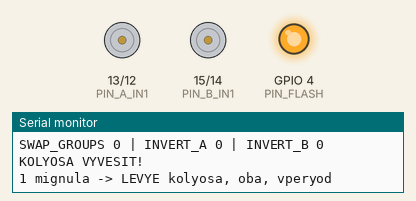
Simulated run of this sketch. Board: ESP32. Shown: motor-driver pin pairs drawn as motors (green arrow = first pin HIGH = forward, orange = second pin HIGH = backward, longer = more drive), output pins drawn as LEDs (lit = HIGH), the last lines printed to the serial monitor.

Above: at 2.58 s.
At 4.1 s:
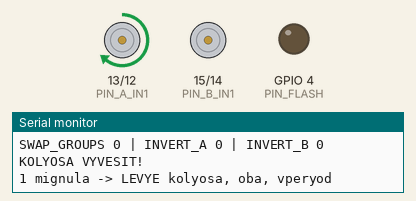
At 8.9 s:
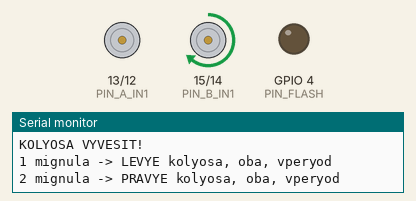
At 12.7 s:
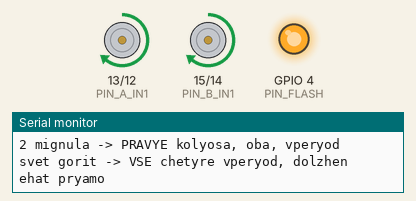
At 15.2 s:
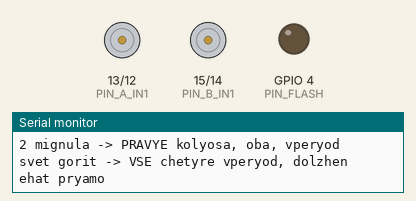
Timing chart, 0 to 21.0 s (numbered marks = the images above):
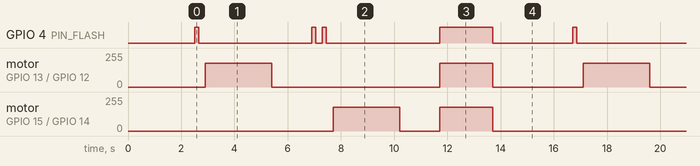

The sketch:

19_wheel_sides.ino
```cpp
/*
 * 19_wheel_sides - проверка, что провода переставлены по бортам.
 *
 * Цикл, по кругу:
 *   фара мигает 1 раз -> должны крутиться ЛЕВЫЕ колёса (оба), 2.5 сек
 *   фара мигает 2 раза -> должны крутиться ПРАВЫЕ колёса (оба), 2.5 сек
 *   фара горит ровно   -> едут ВСЕ четыре вперёд, 2 сек
 *
 * Левое и правое считаем, глядя со стороны батарейного отсека.
 *
 * КОЛЁСА ВЫВЕСИТЬ. Serial Monitor 115200 - там подписано, что сейчас идёт.
 *
 * ЧТО ДОЛЖНО ПОЛУЧИТЬСЯ
 *   1 мигание -> оба левых, оба вперёд
 *   2 мигания -> оба правых, оба вперёд
 *   ровный свет -> все четыре вперёд, робот поехал бы прямо
 *
 * ЕСЛИ НЕ ТАК
 *   крутятся передние и задние вместо бортов -> провода ещё не переставлены
 *   группы поменялись местами -> поставь SWAP_GROUPS 1
 *   вся группа крутится назад -> поставь INVERT_A или INVERT_B в 1
 *   в группе одно колесо вперёд, другое назад -> поменять провода
 *     этого мотора местами на клемме драйвера
 */

#define SWAP_GROUPS 0     // 1 = группа B это левый борт, а не правый
#define INVERT_A    0     // 1 = группа на пинах 13/12 крутится назад
#define INVERT_B    0     // 1 = группа на пинах 15/14 крутится назад

#define PIN_A_IN1 13
#define PIN_A_IN2 12
#define PIN_B_IN1 15
#define PIN_B_IN2 14
#define PIN_FLASH  4

#define CH_A1 2
#define CH_A2 3
#define CH_B1 4
#define CH_B2 5

#define MOTOR_FREQ 1000
#define MOTOR_RES  8
#define TEST_SPEED 180
#define RUN_MS    2500

#if defined(ESP_ARDUINO_VERSION_MAJOR) && ESP_ARDUINO_VERSION_MAJOR >= 3
  #define PWM_SETUP(pin, ch) ledcAttach((pin), MOTOR_FREQ, MOTOR_RES)
  #define PWM_WRITE(pin, ch, duty) ledcWrite((pin), (duty))
#else
  #define PWM_SETUP(pin, ch) do { ledcSetup((ch), MOTOR_FREQ, MOTOR_RES); \
                                  ledcAttachPin((pin), (ch)); } while (0)
  #define PWM_WRITE(pin, ch, duty) ledcWrite((ch), (duty))
#endif

// Низкий уровень: a - группа на пинах 13/12, b - группа на 15/14.
static void groups(int a, int b) {
#if INVERT_A
  a = -a;
#endif
#if INVERT_B
  b = -b;
#endif
  if (a >= 0) { PWM_WRITE(PIN_A_IN1, CH_A1, a);  PWM_WRITE(PIN_A_IN2, CH_A2, 0);  }
  else        { PWM_WRITE(PIN_A_IN1, CH_A1, 0);  PWM_WRITE(PIN_A_IN2, CH_A2, -a); }
  if (b >= 0) { PWM_WRITE(PIN_B_IN1, CH_B1, b);  PWM_WRITE(PIN_B_IN2, CH_B2, 0);  }
  else        { PWM_WRITE(PIN_B_IN1, CH_B1, 0);  PWM_WRITE(PIN_B_IN2, CH_B2, -b); }
}

// Борта. Если провода переставлены правильно, это и есть левый и правый.
static void sides(int left, int right) {
#if SWAP_GROUPS
  groups(right, left);
#else
  groups(left, right);
#endif
}

static void allStop() { sides(0, 0); }

static void blink(int times) {
  for (int i = 0; i < times; i++) {
    digitalWrite(PIN_FLASH, HIGH);
    delay(150);
    digitalWrite(PIN_FLASH, LOW);
    delay(250);
  }
}

void setup() {
  Serial.begin(115200);
  delay(500);
  Serial.println();
  Serial.println("=== 19_wheel_sides ===");
  Serial.println("levoe i pravoe - glyadya so storony batareynogo otseka");
  Serial.printf("SWAP_GROUPS %d | INVERT_A %d | INVERT_B %d\n",
                SWAP_GROUPS, INVERT_A, INVERT_B);
  Serial.println("KOLYOSA VYVESIT!");
  Serial.println();

  pinMode(PIN_FLASH, OUTPUT);
  digitalWrite(PIN_FLASH, LOW);

  PWM_SETUP(PIN_A_IN1, CH_A1);
  PWM_SETUP(PIN_A_IN2, CH_A2);
  PWM_SETUP(PIN_B_IN1, CH_B1);
  PWM_SETUP(PIN_B_IN2, CH_B2);
  allStop();
  delay(2000);
}

void loop() {
  // 1 мигание - левый борт
  Serial.println("1 mignula -> LEVYE kolyosa, oba, vperyod");
  blink(1);
  sides(TEST_SPEED, 0);
  delay(RUN_MS);
  allStop();
  delay(1500);

  // 2 мигания - правый борт
  Serial.println("2 mignula -> PRAVYE kolyosa, oba, vperyod");
  blink(2);
  sides(0, TEST_SPEED);
  delay(RUN_MS);
  allStop();
  delay(1500);

  // Ровный свет - все четыре вперёд
  Serial.println("svet gorit -> VSE chetyre vperyod, dolzhen ehat pryamo");
  digitalWrite(PIN_FLASH, HIGH);
  sides(TEST_SPEED, TEST_SPEED);
  delay(2000);
  allStop();
  digitalWrite(PIN_FLASH, LOW);
  Serial.println();
  delay(3000);
}
```

Measured:
- by itself, GPIO 4 (PIN_FLASH): repeats every 14.2 s: LOW 4.3 s, HIGH 0.15 s, LOW 0.25 s, HIGH 0.15 s, LOW 4.3 s, HIGH 2.0 s, LOW 3.0 s, HIGH 0.15 s
- by itself, motor on GPIO 13 (PIN_A_IN1) / GPIO 12 (PIN_A_IN2): repeats every 14.2 s: stopped 6.3 s, forward 179/255 2.0 s, stopped 3.4 s, forward 179/255 2.5 s
- by itself, motor on GPIO 15 (PIN_B_IN1) / GPIO 14 (PIN_B_IN2): repeats every 14.2 s: stopped 1.5 s, forward 179/255 2.0 s, stopped 8.2 s, forward 179/255 2.5 s
